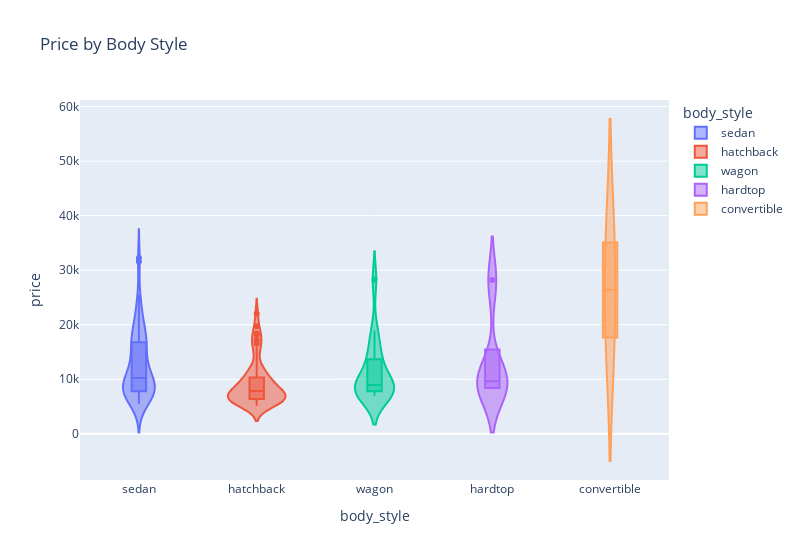

The notebook cell saved with this chart:
### Code cell
# Combining violin and box plots
fig_v = px.violin(df, x='body_style', y='price', color='body_style', box=True,
                width=800, title="Price by Body Style")
fig_v.show()

### Figure 1 — Plotly figure (JSON) as saved in the notebook; plotly's stock layout.template omitted (floating-point values rounded to 4 significant figures)
{"data": [{"alignmentgroup": "True", "box": {"visible": true}, "hovertemplate": "body_style=%{x}<br>price=%{y}<extra></extra>", "legendgroup": "sedan", "marker": {"color": "#636efa"}, "name": "sedan", "offsetgroup": "sedan", "orientation": "v", "scalegroup": "True", "showlegend": true, "type": "violin", "x": ["sedan", "sedan", "sedan", "sedan", "sedan", "sedan", "sedan", "sedan", "sedan", "sedan", "sedan", "sedan", "sedan", "sedan", "sedan", "sedan", "sedan", "sedan", "sedan", "sedan", "sedan", "sedan", "sedan", "sedan", "sedan", "sedan", "sedan", "sedan", "sedan", "sedan", "sedan", "sedan", "sedan", "sedan", "sedan", "sedan", "sedan", "sedan", "sedan", "sedan", "sedan", "sedan", "sedan", "sedan", "sedan", "sedan", "sedan", "sedan", "sedan", "sedan", "sedan", "sedan", "sedan", "sedan", "sedan", "sedan", "sedan", "sedan", "sedan", "sedan", "sedan", "sedan", "sedan", "sedan", "sedan", "sedan", "sedan", "sedan", "sedan", "sedan", "sedan", "sedan", "sedan", "sedan", "sedan", "sedan", "sedan", "sedan", "sedan"], "x0": " ", "xaxis": "x", "y": [13950, 17450, 17710, 23875, 16430, 16925, 20970, 21105, 6575, 6692, 7609, 7295, 8845, 10295, 12945, 10345, 32250, 6695, 7395, 8495, 10245, 18280, 25552, 31600, 6989, 8189, 9279, 9279, 5499, 7099, 6649, 6849, 7299, 7499, 9549, 13499, 13499, 11900, 13200, 15580, 16900, 16630, 17950, 18150, 6692, 7609, 12170, 15510, 18620, 7126, 7775, 9960, 9233, 11259, 6938, 7898, 7738, 9258, 8058, 9298, 8948, 10698, 10898, 15690, 7775, 7975, 7995, 8195, 8495, 9495, 9995, 12940, 15985, 18420, 16845, 19045, 21485, 22470, 22625], "y0": " ", "yaxis": "y"}, {"alignmentgroup": "True", "box": {"visible": true}, "hovertemplate": "body_style=%{x}<br>price=%{y}<extra></extra>", "legendgroup": "hatchback", "marker": {"color": "#EF553B"}, "name": "hatchback", "offsetgroup": "hatchback", "orientation": "v", "scalegroup": "True", "showlegend": true, "type": "violin", "x": ["hatchback", "hatchback", "hatchback", "hatchback", "hatchback", "hatchback", "hatchback", "hatchback", "hatchback", "hatchback", "hatchback", "hatchback", "hatchback", "hatchback", "hatchback", "hatchback", "hatchback", "hatchback", "hatchback", "hatchback", "hatchback", "hatchback", "hatchback", "hatchback", "hatchback", "hatchback", "hatchback", "hatchback", "hatchback", "hatchback", "hatchback", "hatchback", "hatchback", "hatchback", "hatchback", "hatchback", "hatchback", "hatchback", "hatchback", "hatchback", "hatchback", "hatchback", "hatchback", "hatchback", "hatchback", "hatchback", "hatchback", "hatchback", "hatchback", "hatchback", "hatchback", "hatchback", "hatchback", "hatchback", "hatchback", "hatchback"], "x0": " ", "xaxis": "x", "y": [5151, 6295, 5572, 6377, 7957, 6229, 12964, 6479, 6855, 5399, 6529, 7129, 7895, 9095, 5195, 6095, 6795, 8845, 10595, 11245, 5389, 6189, 6669, 7689, 9959, 8499, 7799, 8949, 17199, 19699, 18399, 5572, 7957, 6229, 22018, 11850, 15040, 18150, 5118, 7053, 7603, 5348, 6338, 6488, 7198, 7788, 8358, 8238, 9538, 9989, 11549, 9988, 11248, 16558, 15998, 9980], "y0": " ", "yaxis": "y"}, {"alignmentgroup": "True", "box": {"visible": true}, "hovertemplate": "body_style=%{x}<br>price=%{y}<extra></extra>", "legendgroup": "wagon", "marker": {"color": "#00cc96"}, "name": "wagon", "offsetgroup": "wagon", "orientation": "v", "scalegroup": "True", "showlegend": true, "type": "violin", "x": ["wagon", "wagon", "wagon", "wagon", "wagon", "wagon", "wagon", "wagon", "wagon", "wagon", "wagon", "wagon", "wagon", "wagon", "wagon", "wagon", "wagon"], "x0": " ", "xaxis": "x", "y": [8921, 7295, 28248, 7349, 7999, 14399, 8921, 7463, 10198, 8013, 11694, 6918, 7898, 8778, 13415, 16515, 18950], "y0": " ", "yaxis": "y"}, {"alignmentgroup": "True", "box": {"visible": true}, "hovertemplate": "body_style=%{x}<br>price=%{y}<extra></extra>", "legendgroup": "hardtop", "marker": {"color": "#ab63fa"}, "name": "hardtop", "offsetgroup": "hardtop", "orientation": "v", "scalegroup": "True", "showlegend": true, "type": "violin", "x": ["hardtop", "hardtop", "hardtop", "hardtop", "hardtop"], "x0": " ", "xaxis": "x", "y": [28176, 8249, 8449, 9639, 11199], "y0": " ", "yaxis": "y"}, {"alignmentgroup": "True", "box": {"visible": true}, "hovertemplate": "body_style=%{x}<br>price=%{y}<extra></extra>", "legendgroup": "convertible", "marker": {"color": "#FFA15A"}, "name": "convertible", "offsetgroup": "convertible", "orientation": "v", "scalegroup": "True", "showlegend": true, "type": "violin", "x": ["convertible", "convertible"], "x0": " ", "xaxis": "x", "y": [35056, 17669], "y0": " ", "yaxis": "y"}], "layout": {"legend": {"title": {"text": "body_style"}, "tracegroupgap": 0}, "title": {"text": "Price by Body Style"}, "violinmode": "overlay", "width": 800, "xaxis": {"anchor": "y", "categoryarray": ["sedan", "hatchback", "wagon", "hardtop", "convertible"], "categoryorder": "array", "domain": [0, 1], "title": {"text": "body_style"}}, "yaxis": {"anchor": "x", "domain": [0, 1], "title": {"text": "price"}}}}
